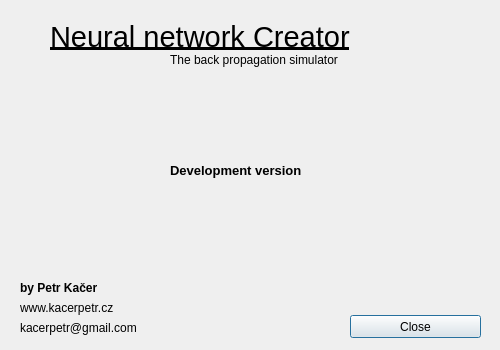
<?xml version="1.0" encoding="UTF-8"?>
<ui version="4.0">
 <class>AboutDialog</class>
 <widget class="QDialog" name="AboutDialog">
  <property name="geometry">
   <rect>
    <x>0</x>
    <y>0</y>
    <width>500</width>
    <height>350</height>
   </rect>
  </property>
  <property name="sizePolicy">
   <sizepolicy hsizetype="Fixed" vsizetype="Fixed">
    <horstretch>0</horstretch>
    <verstretch>0</verstretch>
   </sizepolicy>
  </property>
  <property name="minimumSize">
   <size>
    <width>500</width>
    <height>350</height>
   </size>
  </property>
  <property name="maximumSize">
   <size>
    <width>500</width>
    <height>350</height>
   </size>
  </property>
  <property name="windowTitle">
   <string>About neural network Creator</string>
  </property>
  <property name="sizeGripEnabled">
   <bool>false</bool>
  </property>
  <widget class="QLabel" name="label">
   <property name="geometry">
    <rect>
     <x>380</x>
     <y>10</y>
     <width>80</width>
     <height>80</height>
    </rect>
   </property>
   <property name="text">
    <string/>
   </property>
   <property name="pixmap">
    <pixmap resource="../styles.qrc">:/neuralNetwork128</pixmap>
   </property>
   <property name="scaledContents">
    <bool>true</bool>
   </property>
  </widget>
  <widget class="QLabel" name="label_2">
   <property name="geometry">
    <rect>
     <x>50</x>
     <y>20</y>
     <width>351</width>
     <height>32</height>
    </rect>
   </property>
   <property name="text">
    <string>&lt;html&gt;&lt;head/&gt;&lt;body&gt;&lt;p&gt;&lt;span style=&quot; font-size:22pt; text-decoration: underline;&quot;&gt;Neural network Creator&lt;/span&gt;&lt;/p&gt;&lt;/body&gt;&lt;/html&gt;</string>
   </property>
  </widget>
  <widget class="QLabel" name="label_3">
   <property name="geometry">
    <rect>
     <x>170</x>
     <y>50</y>
     <width>211</width>
     <height>20</height>
    </rect>
   </property>
   <property name="text">
    <string>The back propagation simulator</string>
   </property>
  </widget>
  <widget class="QPushButton" name="pushButton">
   <property name="geometry">
    <rect>
     <x>350</x>
     <y>315</y>
     <width>131</width>
     <height>23</height>
    </rect>
   </property>
   <property name="text">
    <string>Close</string>
   </property>
  </widget>
  <widget class="QLabel" name="label_4">
   <property name="geometry">
    <rect>
     <x>20</x>
     <y>280</y>
     <width>141</width>
     <height>16</height>
    </rect>
   </property>
   <property name="text">
    <string>&lt;html&gt;&lt;head/&gt;&lt;body&gt;&lt;p&gt;&lt;span style=&quot; font-weight:600;&quot;&gt;by Petr Kačer&lt;/span&gt;&lt;/p&gt;&lt;/body&gt;&lt;/html&gt;</string>
   </property>
  </widget>
  <widget class="QLabel" name="label_5">
   <property name="geometry">
    <rect>
     <x>20</x>
     <y>300</y>
     <width>111</width>
     <height>16</height>
    </rect>
   </property>
   <property name="text">
    <string>www.kacerpetr.cz</string>
   </property>
  </widget>
  <widget class="QLabel" name="label_6">
   <property name="geometry">
    <rect>
     <x>20</x>
     <y>320</y>
     <width>151</width>
     <height>16</height>
    </rect>
   </property>
   <property name="text">
    <string>kacerpetr@gmail.com</string>
   </property>
  </widget>
  <widget class="QLabel" name="label_7">
   <property name="geometry">
    <rect>
     <x>170</x>
     <y>160</y>
     <width>161</width>
     <height>21</height>
    </rect>
   </property>
   <property name="text">
    <string>&lt;html&gt;&lt;head/&gt;&lt;body&gt;&lt;p&gt;&lt;span style=&quot; font-size:10pt; font-weight:600;&quot;&gt;Development version&lt;/span&gt;&lt;/p&gt;&lt;/body&gt;&lt;/html&gt;</string>
   </property>
  </widget>
 </widget>
 <resources>
  <include location="../styles.qrc"/>
 </resources>
 <connections>
  <connection>
   <sender>pushButton</sender>
   <signal>pressed()</signal>
   <receiver>AboutDialog</receiver>
   <slot>close()</slot>
   <hints>
    <hint type="sourcelabel">
     <x>496</x>
     <y>255</y>
    </hint>
    <hint type="destinationlabel">
     <x>489</x>
     <y>213</y>
    </hint>
   </hints>
  </connection>
 </connections>
</ui>
